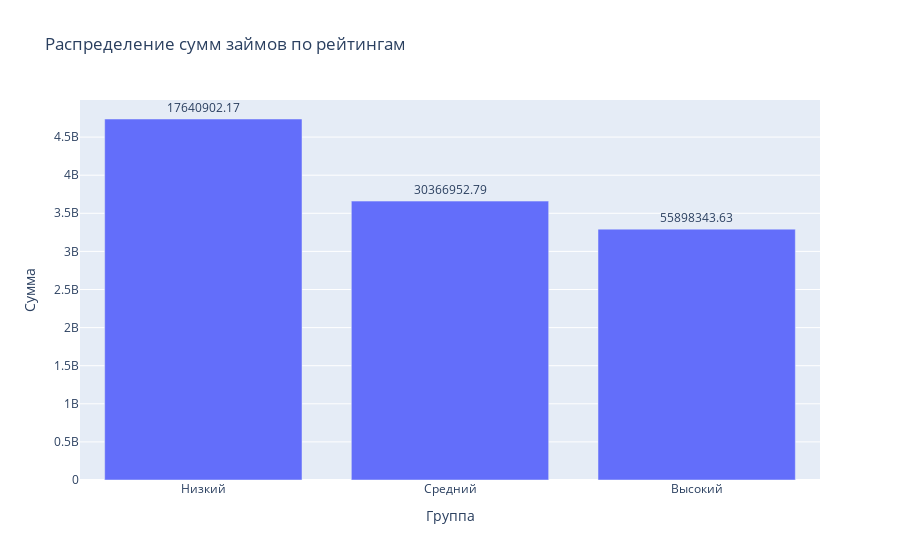

The notebook cell saved with this chart:
### Markdown cell above
У группы с низким рейтингом больше всего общая сумма платежа, меньше всего у высоких.

### Code cell
fig = px.bar(rating_group_sum, x='rating_group', y='amount', title='Распределение сумм займов по рейтингам')

# Подпись осей
fig.update_xaxes(title_text='Группа')
fig.update_yaxes(title_text='Сумма')

# Вывод значений на график
fig.update_traces(text=default_sum['amount'].round(2), textposition='outside')

fig.show()

### Figure 1 — Plotly figure (JSON) as saved in the notebook; plotly's stock layout.template omitted (floating-point values rounded to 4 significant figures)
{"data": [{"alignmentgroup": "True", "hovertemplate": "rating_group=%{x}<br>amount=%{y}<extra></extra>", "legendgroup": "", "marker": {"color": "#636efa", "pattern": {"shape": ""}}, "name": "", "offsetgroup": "", "orientation": "v", "showlegend": false, "text": [17640000.0, 30370000.0, 55900000.0, 82370000.0, 104700000.0, 148300000.0, 172200000.0, 204900000.0, 222900000.0, 237500000.0, 258500000.0, 264800000.0], "textposition": "outside", "type": "bar", "x": ["Низкий", "Средний", "Высокий"], "xaxis": "x", "y": [4737000000.0, 3660000000.0, 3292000000.0], "yaxis": "y"}], "layout": {"autosize": true, "barmode": "relative", "legend": {"tracegroupgap": 0}, "title": {"text": "Распределение сумм займов по рейтингам"}, "xaxis": {"anchor": "y", "autorange": true, "domain": [0, 1], "range": [-0.5, 2.5], "title": {"text": "Группа"}, "type": "category"}, "yaxis": {"anchor": "x", "autorange": true, "domain": [0, 1], "range": [0, 4987000000.0], "title": {"text": "Сумма"}, "type": "linear"}}}
